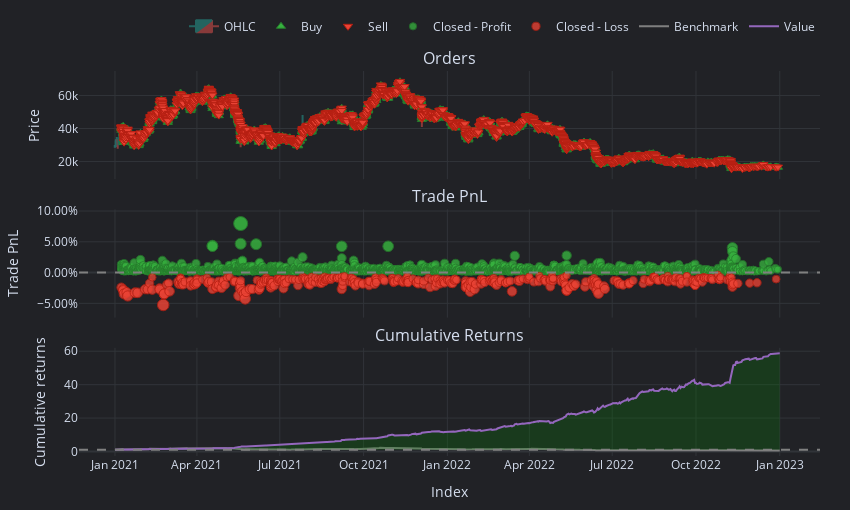

The notebook cell this image was saved under:
### Code cell
supertrend_pf.resample('1d').plot().show()
# supertrend_pf.plot().show()

### Figure 1 — Plotly figure (JSON) as saved in the notebook; plotly's stock layout.template omitted (floating-point values rounded to 4 significant figures; data arrays with more than 128 entries replaced by an {"elided": "..."} marker saying what was removed)
{"data": [{"close": {"elided": "731 float values"}, "decreasing": {"fillcolor": "#ee534f", "line": {"color": "#ee534f"}}, "high": {"elided": "731 float values"}, "increasing": {"fillcolor": "#26a69a", "line": {"color": "#26a69a"}}, "low": {"elided": "731 float values"}, "name": "OHLC", "opacity": 0.5, "open": {"elided": "731 float values"}, "type": "candlestick", "uid": "42cbfe4a-2710-4439-a952-dda41ad2cfd4", "x": {"elided": "731 str values"}, "xaxis": "x", "yaxis": "y"}, {"customdata": {"elided": "2547x9 mixed values"}, "hovertemplate": "<br>Order Id: %{customdata[0]}\n<br>Signal Index: %{customdata[1]}\n<br>Creation Index: %{customdata[2]}\n<br>Fill Index: %{customdata[3]}\n<br>Size: %{customdata[4]:,}\n<br>Price: %{customdata[5]:,}\n<br>Fees: %{customdata[6]:,}\n<br>Type: %{customdata[7]}\n<br>Stop Type: %{customdata[8]}", "marker": {"color": "#37B13F", "line": {"color": "rgb(38,123,44)", "width": 1}, "size": 8, "symbol": "triangle-up"}, "mode": "markers", "name": "Buy", "type": "scatter", "uid": "55de0464-ee7e-4b42-a635-26775ddd23da", "x": {"elided": "2547 str values"}, "xaxis": "x", "y": {"elided": "2547 float values"}, "yaxis": "y"}, {"customdata": {"elided": "2507x9 mixed values"}, "hovertemplate": "<br>Order Id: %{customdata[0]}\n<br>Signal Index: %{customdata[1]}\n<br>Creation Index: %{customdata[2]}\n<br>Fill Index: %{customdata[3]}\n<br>Size: %{customdata[4]:,}\n<br>Price: %{customdata[5]:,}\n<br>Fees: %{customdata[6]:,}\n<br>Type: %{customdata[7]}\n<br>Stop Type: %{customdata[8]}", "marker": {"color": "#EA4335", "line": {"color": "rgb(181,31,18)", "width": 1}, "size": 8, "symbol": "triangle-down"}, "mode": "markers", "name": "Sell", "type": "scatter", "uid": "7703ce72-cb06-4cd1-b8cd-c30ed3dd42f9", "x": {"elided": "2507 str values"}, "xaxis": "x", "y": {"elided": "2507 float values"}, "yaxis": "y"}, {"customdata": {"elided": "2321x5 mixed values"}, "hovertemplate": "<br>Exit Trade Id: %{customdata[0]}\n<br>Position Id: %{customdata[1]}\n<br>Exit Index: %{customdata[2]}\n<br>PnL: %{customdata[3]:,}\n<br>Return: %{customdata[4]:,%}", "marker": {"color": "#37B13F", "line": {"color": "rgb(38,123,44)", "width": 1}, "opacity": {"elided": "2321 float values"}, "size": {"elided": "2321 float values"}, "symbol": "circle"}, "mode": "markers", "name": "Closed - Profit", "type": "scatter", "uid": "8b2abaed-ef01-4300-b796-c4bf0f77f346", "x": {"elided": "2321 str values"}, "xaxis": "x2", "y": {"elided": "2321 float values"}, "yaxis": "y2"}, {"customdata": {"elided": "412x5 mixed values"}, "hovertemplate": "<br>Exit Trade Id: %{customdata[0]}\n<br>Position Id: %{customdata[1]}\n<br>Exit Index: %{customdata[2]}\n<br>PnL: %{customdata[3]:,}\n<br>Return: %{customdata[4]:,%}", "marker": {"color": "#EA4335", "line": {"color": "rgb(181,31,18)", "width": 1}, "opacity": {"elided": "412 float values"}, "size": {"elided": "412 float values"}, "symbol": "circle"}, "mode": "markers", "name": "Closed - Loss", "type": "scatter", "uid": "a6bc47f1-f941-45ae-bb3b-248604ec48ad", "x": {"elided": "412 str values"}, "xaxis": "x2", "y": {"elided": "412 float values"}, "yaxis": "y2"}, {"legendgroup": "0", "line": {"color": "#7f7f7f"}, "mode": "lines", "name": "Benchmark", "showlegend": true, "type": "scatter", "uid": "2ee2049c-b306-4198-a216-b421b779f94c", "x": {"elided": "731 str values"}, "xaxis": "x3", "y": {"elided": "731 float values"}, "yaxis": "y3"}, {"hoverinfo": "skip", "line": {"color": "rgba(0, 0, 0, 0)", "width": 0}, "mode": "lines", "opacity": 0, "showlegend": false, "type": "scatter", "uid": "24561c30-df3c-4125-bf93-b8f5c445fa92", "x": {"elided": "731 str values"}, "xaxis": "x3", "y": {"elided": "731 int values"}, "yaxis": "y3"}, {"connectgaps": false, "fill": "tonexty", "fillcolor": "rgba(0, 128, 0, 0.25)", "hoverinfo": "skip", "line": {"color": "rgba(0, 0, 0, 0)", "width": 0}, "mode": "lines", "opacity": 0, "showlegend": false, "type": "scatter", "uid": "7c681b87-aba8-4649-b83a-3dbcbf2eed81", "x": {"elided": "731 str values"}, "xaxis": "x3", "y": {"elided": "731 float values"}, "yaxis": "y3"}, {"legendgroup": "1", "line": {"color": "#9467bd"}, "mode": "lines", "name": "Value", "showlegend": true, "type": "scatter", "uid": "1048ce72-6c55-41bc-925b-74093b37843a", "x": {"elided": "731 str values"}, "xaxis": "x3", "y": {"elided": "731 float values"}, "yaxis": "y3"}, {"hoverinfo": "skip", "line": {"color": "rgba(0, 0, 0, 0)", "width": 0}, "mode": "lines", "opacity": 0, "showlegend": false, "type": "scatter", "uid": "b3a5f1d9-b46a-4d0e-84d2-1bb9b1696ba1", "x": {"elided": "731 str values"}, "xaxis": "x3", "y": {"elided": "731 int values"}, "yaxis": "y3"}], "layout": {"annotations": [{"font": {"size": 16}, "showarrow": false, "text": "Orders", "x": 0.5, "xanchor": "center", "xref": "paper", "y": 1, "yanchor": "bottom", "yref": "paper"}, {"font": {"size": 16}, "showarrow": false, "text": "Trade PnL", "x": 0.5, "xanchor": "center", "xref": "paper", "y": 0.6405, "yanchor": "bottom", "yref": "paper"}, {"font": {"size": 16}, "showarrow": false, "text": "Cumulative Returns", "x": 0.5, "xanchor": "center", "xref": "paper", "y": 0.281, "yanchor": "bottom", "yref": "paper"}], "height": 510, "legend": {"orientation": "h", "traceorder": "normal", "x": 1, "xanchor": "right", "y": 1.078, "yanchor": "bottom"}, "margin": {"b": 30, "l": 30, "r": 30, "t": 30}, "shapes": [{"line": {"color": "gray", "dash": "dash"}, "type": "line", "x0": 0, "x1": 1, "xref": "paper", "y0": 0, "y1": 0, "yref": "y2"}, {"line": {"color": "gray", "dash": "dash"}, "type": "line", "x0": 0, "x1": 1, "xref": "paper", "y0": 1, "y1": 1, "yref": "y3"}], "showlegend": true, "width": 850, "xaxis": {"anchor": "y", "domain": [0, 1], "matches": "x3", "rangeslider": {"visible": false}, "showticklabels": false}, "xaxis2": {"anchor": "y2", "domain": [0, 1], "matches": "x3", "showticklabels": false}, "xaxis3": {"anchor": "y3", "domain": [0, 1], "title": {"text": "Index"}}, "yaxis": {"anchor": "x", "domain": [0.719, 1], "title": {"text": "Price"}}, "yaxis2": {"anchor": "x2", "domain": [0.3595, 0.6405], "tickformat": ".2%", "title": {"text": "Trade PnL"}}, "yaxis3": {"anchor": "x3", "domain": [0, 0.281], "title": {"text": "Cumulative returns"}}}}
